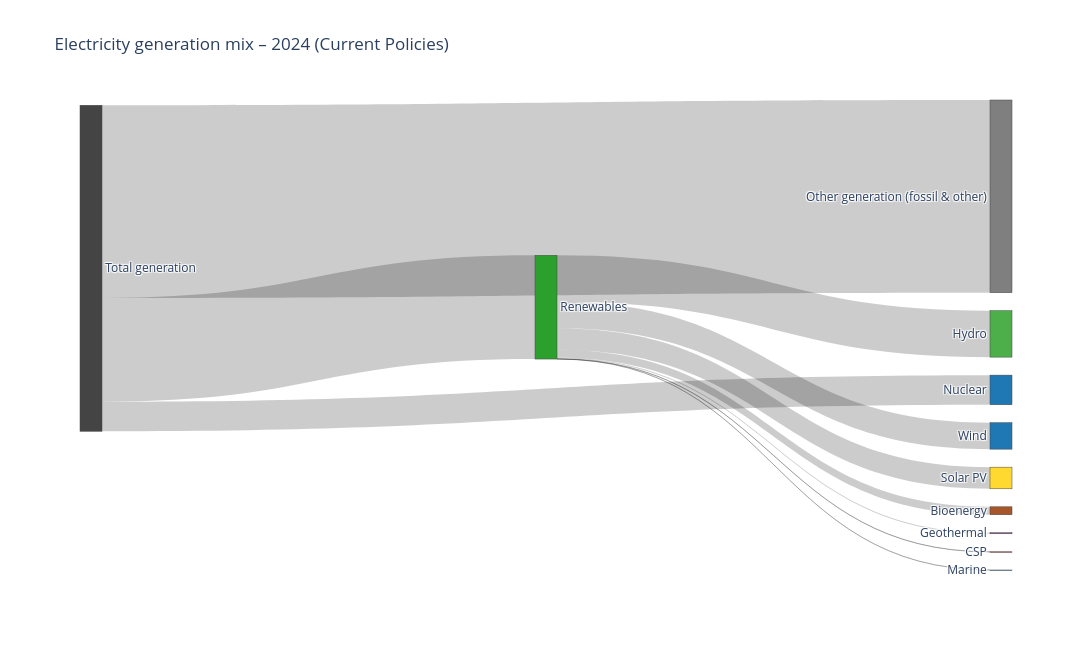

Notebook code for this chart:
### Markdown cell above
# Sankey for the current generation 2024

### Code cell
import plotly.graph_objects as go

# ============================================================
# Sankey – Electricity generation mix
# 2024 | Current Policies | TWh
# ============================================================

labels = [
    "Total generation",
    "Renewables",
    "Nuclear",
    "Other generation\n(fossil & other)",
    "Solar PV",
    "Wind",
    "Hydro",
    "Bioenergy",
    "CSP",
    "Geothermal",
    "Marine",
]

TOTAL = 0
RENEW = 1
NUCLEAR = 2
OTHER = 3

# -----------------------------
# Links
# -----------------------------

source = [
    TOTAL, TOTAL, TOTAL,          # Total → main branches
    RENEW, RENEW, RENEW, RENEW,   # Renewables → technologies
    RENEW, RENEW, RENEW
]

target = [
    RENEW, NUCLEAR, OTHER,
    4, 5, 6, 7,
    8, 9, 10
]

values = [
    9935,      # Renewables
    2835,      # Nuclear
    18459,     # Other (residual)

    2073,      # Solar PV
    2533,      # Wind
    4448,      # Hydro
    760,       # Bioenergy
    20,        # CSP
    100,       # Geothermal
    1          # Marine
]

# -----------------------------
# Figure
# -----------------------------

fig = go.Figure(go.Sankey(
    arrangement="snap",
    node=dict(
        pad=18,
        thickness=22,
        label=labels,
        color=[
            "#444444",  # Total
            "#2ca02c",  # Renewables
            "#1f77b4",  # Nuclear
            "#7f7f7f",  # Other
            "#ffd92f", "#1f77b4", "#4daf4a",
            "#a65628", "#e41a1c", "#984ea3", "#377eb8"
        ]
    ),
    link=dict(
        source=source,
        target=target,
        value=values
    )
))

fig.update_layout(
    title="Electricity generation mix – 2024 (Current Policies)",
    font_size=12,
    width=1100,
    height=650
)

fig.show()

### Figure 1 — Plotly figure (JSON) as saved in the notebook; plotly's stock layout.template omitted (floating-point values rounded to 4 significant figures)
{"data": [{"arrangement": "snap", "link": {"source": [0, 0, 0, 1, 1, 1, 1, 1, 1, 1], "target": [1, 2, 3, 4, 5, 6, 7, 8, 9, 10], "value": [9935, 2835, 18459, 2073, 2533, 4448, 760, 20, 100, 1]}, "node": {"color": ["#444444", "#2ca02c", "#1f77b4", "#7f7f7f", "#ffd92f", "#1f77b4", "#4daf4a", "#a65628", "#e41a1c", "#984ea3", "#377eb8"], "label": ["Total generation", "Renewables", "Nuclear", "Other generation\n(fossil & other)", "Solar PV", "Wind", "Hydro", "Bioenergy", "CSP", "Geothermal", "Marine"], "pad": 18, "thickness": 22}, "type": "sankey"}], "layout": {"font": {"size": 12}, "height": 650, "title": {"text": "Electricity generation mix – 2024 (Current Policies)"}, "width": 1100}}
